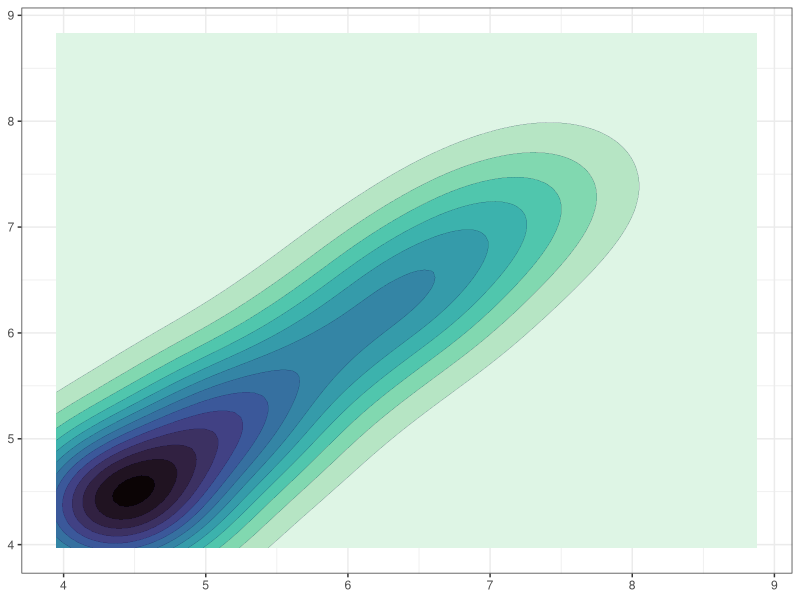
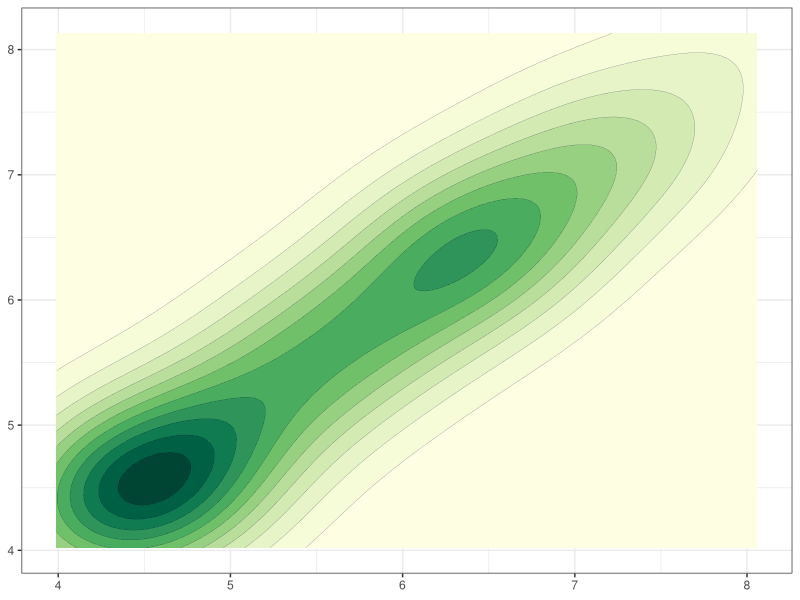
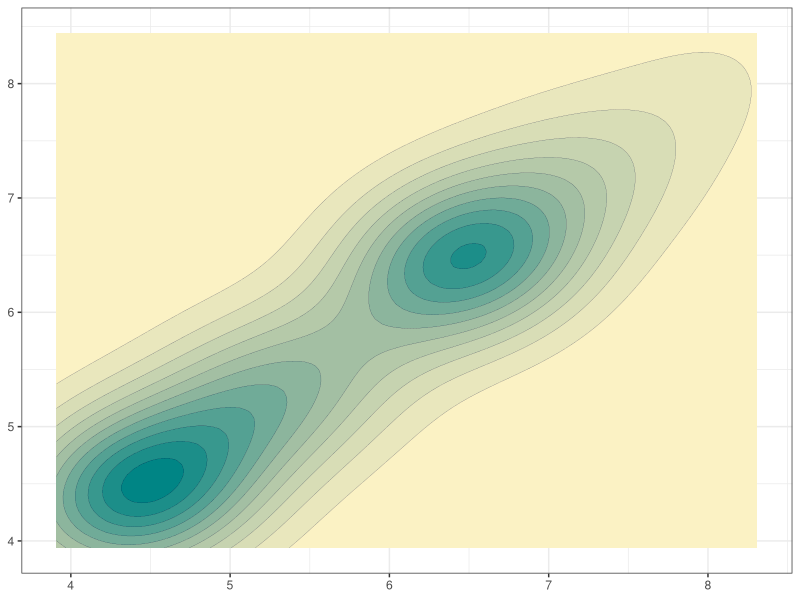

Recreate these plots in R, in order.
# Diamond plot as data science example
# Jeff Oliver
# jcoliver@arizona.edu
# 2025-07-30

library(ggplot2)
library(dplyr)

# Note uses slice_sample, so each plot may differ slightly
ggplot(data = diamonds %>% slice_sample(n = 100), 
       mapping = aes(x = x, y = y)) + 
  geom_density_2d_filled(contour_var = "count") + 
  geom_density_2d(color = "#000033", linewidth = 0.05) + 
  scale_fill_viridis_d(option = "mako", direction = -1) + 
  theme_bw() + 
  theme(legend.position = "none", 
        axis.title = element_blank())

ggplot(data = diamonds %>% slice_sample(n = 100), 
       mapping = aes(x = x, y = y)) + 
  geom_density_2d_filled(contour_var = "count") + 
  geom_density_2d(color = "#000033", linewidth = 0.05) + 
  # discrete_scale(aesthetics = "fill", 
  #                palette = \(x) rev(hcl.colors(x, 'Lajolla'))) +
  discrete_scale(aesthetics = "fill", 
                 palette = \(x) rev(hcl.colors(x, 'YlGn'))) +
  theme_bw() + 
  theme(legend.position = "none", 
        axis.title = element_blank())

# Want a palette based on one half of the Geyser palette
geyser_left <- hcl.colors(n = 5, palette = "Geyser")[1:3]

ggplot(data = diamonds %>% slice_sample(n = 100), 
       mapping = aes(x = x, y = y)) + 
  geom_density_2d_filled(contour_var = "count") + 
  geom_density_2d(color = "#000033", linewidth = 0.05) + 
  discrete_scale(aesthetics = "fill",
                 palette = \(x) rev(colorRampPalette(geyser_left)(x))) +
  theme_bw() + 
  theme(legend.position = "none", 
        axis.title = element_blank())
